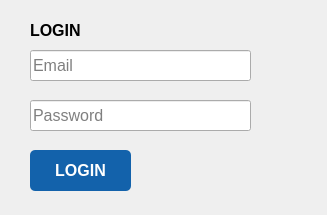
<?xml version="1.0" encoding="UTF-8"?>
<ui version="4.0">
 <class>LoginWindow</class>
 <widget class="QWidget" name="LoginWindow">
  <property name="windowModality">
   <enum>Qt::WindowModal</enum>
  </property>
  <property name="geometry">
   <rect>
    <x>0</x>
    <y>0</y>
    <width>327</width>
    <height>215</height>
   </rect>
  </property>
  <property name="windowTitle">
   <string>Login</string>
  </property>
  <widget class="QLabel" name="label">
   <property name="geometry">
    <rect>
     <x>30</x>
     <y>20</y>
     <width>71</width>
     <height>20</height>
    </rect>
   </property>
   <property name="font">
    <font>
     <pointsize>12</pointsize>
     <weight>75</weight>
     <bold>true</bold>
    </font>
   </property>
   <property name="text">
    <string>LOGIN</string>
   </property>
  </widget>
  <widget class="QLineEdit" name="lineeditEmail">
   <property name="geometry">
    <rect>
     <x>30</x>
     <y>50</y>
     <width>221</width>
     <height>31</height>
    </rect>
   </property>
   <property name="font">
    <font>
     <pointsize>12</pointsize>
    </font>
   </property>
   <property name="placeholderText">
    <string>Email</string>
   </property>
  </widget>
  <widget class="QLineEdit" name="lineeditPassword">
   <property name="geometry">
    <rect>
     <x>30</x>
     <y>100</y>
     <width>221</width>
     <height>31</height>
    </rect>
   </property>
   <property name="font">
    <font>
     <pointsize>12</pointsize>
    </font>
   </property>
   <property name="echoMode">
    <enum>QLineEdit::Password</enum>
   </property>
   <property name="placeholderText">
    <string>Password</string>
   </property>
  </widget>
  <widget class="QPushButton" name="btnLogin">
   <property name="geometry">
    <rect>
     <x>30</x>
     <y>150</y>
     <width>101</width>
     <height>41</height>
    </rect>
   </property>
   <property name="font">
    <font>
     <pointsize>12</pointsize>
     <weight>75</weight>
     <bold>true</bold>
    </font>
   </property>
   <property name="styleSheet">
    <string notr="true">QPushButton
{
  color: white;
  background-color: #1362AB;
  border-width: 0px;
  border-radius: 5px;
}

QPushButton:hover
{
  color: white;
  background-color: #1B91FF;
  border-width: 0px;
  border-radius: 5px;
}

QPushButton:pressed
{
  color: white;
  background-color: #074680;
  border-width: 0px;
  border-radius: 5px;
}</string>
   </property>
   <property name="text">
    <string>LOGIN</string>
   </property>
  </widget>
 </widget>
 <resources/>
 <connections/>
</ui>
